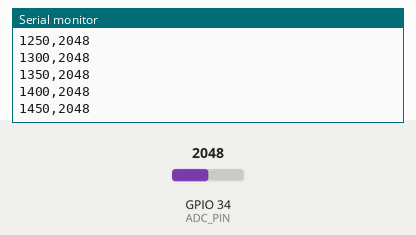
This sketch was run on a simulated ESP32. On the bench: the last lines printed to the serial monitor. Inputs (shaded band) come from the test bench; at power-on: GPIO 34 (ADC_PIN) = 2048 (analog values on the 0–4095 scale).

Above: at 1.5 s.
1.6 s: GPIO 34 (ADC_PIN) set to 2866
At 1.62 s:
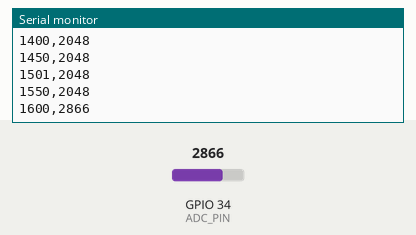
3.1 s: GPIO 34 (ADC_PIN) set to 3603
At 3.12 s:
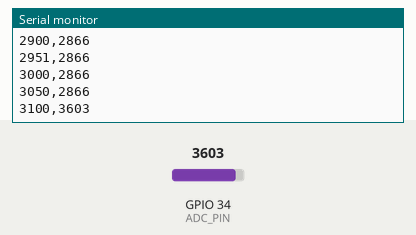
Timing chart, 0 to 6.1 s (numbered marks = the images above; inputs shaded):
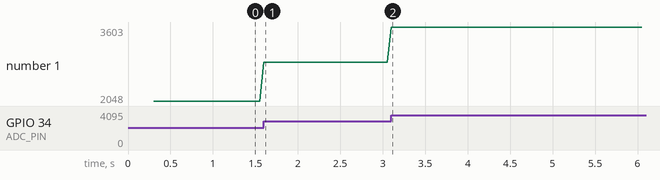

The sketch:

ESP32_ADC_Timestamp.ino
```cpp
const int ADC_PIN = 34;

const unsigned long INTERVAL_MS = 50;

unsigned long next_due = 0;

void setup() {
  Serial.begin(115200);

  analogReadResolution(12);
  analogSetPinAttenuation(ADC_PIN, ADC_11db);

  delay(300);

  Serial.println("timestamp_ms,adc_raw");

  next_due = millis();
}

void loop() {
  unsigned long now = millis();

  if ((long)(now - next_due) >= 0) {

    unsigned long timestamp_ms = millis();

    int adc_raw = analogRead(ADC_PIN);

    Serial.print(timestamp_ms);
    Serial.print(",");
    Serial.println(adc_raw);

    next_due += INTERVAL_MS;

    if ((long)(millis() - next_due) >= 0) {
      next_due = millis() + INTERVAL_MS;
    }
  }
}
```

Measured:
- after the input at 1.6 s, the serial monitor: prints a new line at once (image 1)
- plotted number 1: 2048 → 2866 after the input at 1.6 s
